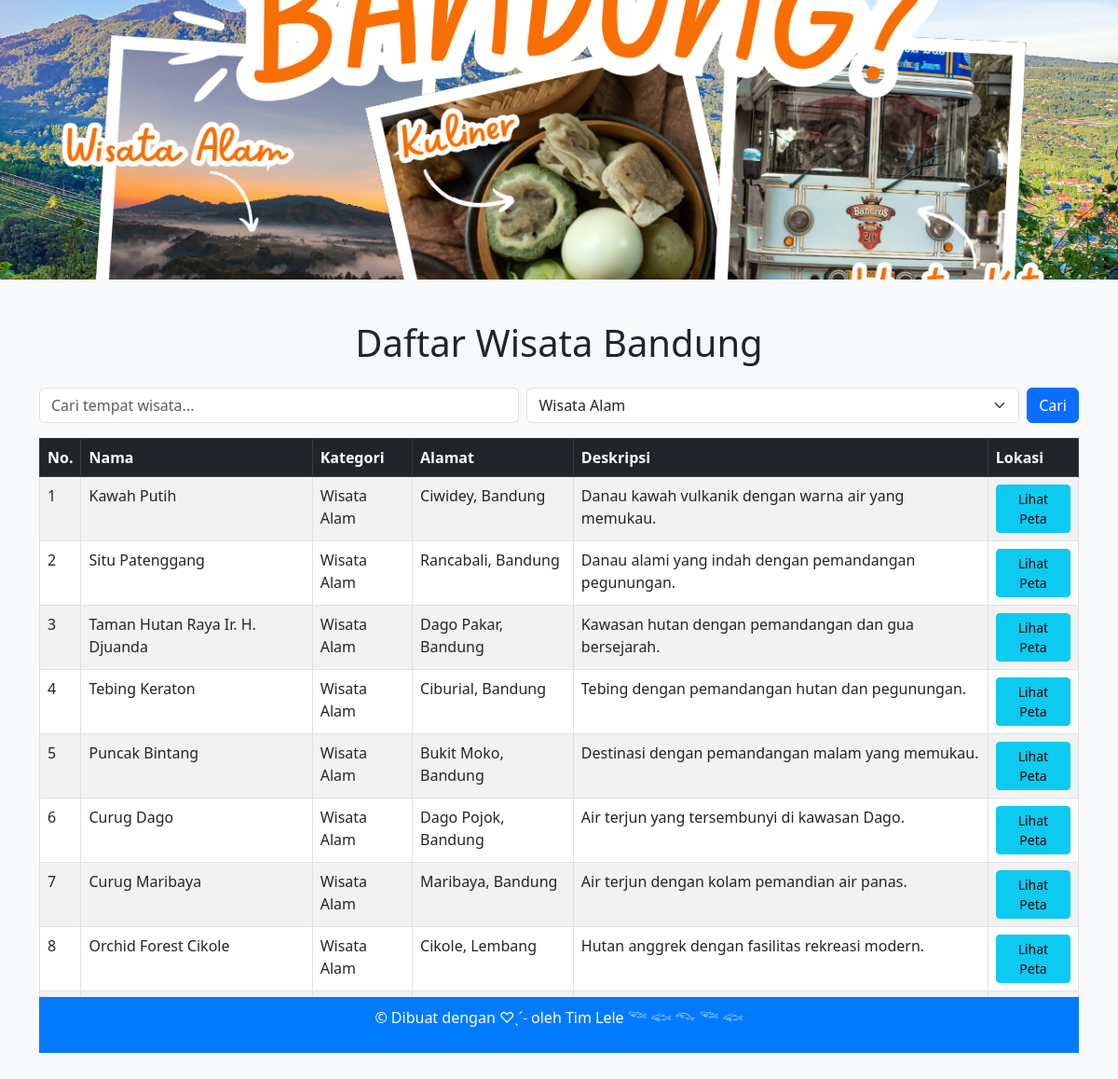
Screenshot of /index1.php?category=Wisata Alam with the database file from the repository.
### tables this page shows
CREATE TABLE `tempat_wisata` (
  `id` int(11) NOT NULL,
  `nama` varchar(255) NOT NULL,
  `kategori` varchar(100) NOT NULL,
  `deskripsi` text NOT NULL,
  `alamat` varchar(255) NOT NULL,
  `latitude` decimal(10,8) NOT NULL,
  `longitude` decimal(11,8) NOT NULL
);

### index1.php (the view, shortened to what this page needs)
<?php
include_once "koneksi.php";
$search = isset($_GET['search']) ? mysqli_real_escape_string($conn, $_GET['search']) : '';
$selected_category = isset($_GET['category']) ? mysqli_real_escape_string($conn, $_GET['category']) : '';
$category_query = "SELECT DISTINCT kategori FROM tempat_wisata";
$category_result = mysqli_query($conn, $category_query);
$query = "SELECT * FROM tempat_wisata";
$conditions = [];
if (!empty($selected_category)) {
    $conditions[] = "kategori = '$selected_category'";
}
if (count($conditions) > 0) {
    $query .= " WHERE " . implode(' AND ', $conditions);
}
$result = mysqli_query($conn, $query);
?>
<!DOCTYPE html>
<html lang="en">
<head>
  <link href="https://cdn.jsdelivr.net/npm/bootstrap@5.3.0-alpha3/dist/css/bootstrap.min.css" rel="stylesheet">
</head>
<body class="bg-light">
  <div class="slideshow-container">
    <img src="img/wisata2.png" alt="Gambar 2">
  </div>
  <div class="container py-4">
    <h1 class="text-center mb-4">Daftar Wisata Bandung</h1>
    <form method="GET" action="index1.php" class="d-flex mb-3">
        <input type="text" name="search" class="form-control me-2" placeholder="Cari tempat wisata..." value="<?= htmlspecialchars($search) ?>">
        <select name="category" class="form-select me-2">
            <?php while ($category_row = mysqli_fetch_assoc($category_result)): ?>
                <option value="<?= htmlspecialchars($category_row['kategori']) ?>" <?= $selected_category == $category_row['kategori'] ? 'selected' : '' ?>>
                    <?= htmlspecialchars($category_row['kategori']) ?>
                </option>
            <?php endwhile; ?>
        </select>
        <button type="submit" class="btn btn-primary">Cari</button>
    </form>
    <div class="table-wrapper">
        <table class="table table-striped table-bordered">
            <thead class="table-dark">
                <tr>
                    <th>No.</th>
                    <th>Nama</th>
                    <th>Kategori</th>
                    <th>Alamat</th>
                    <th>Deskripsi</th>
                    <th>Lokasi</th>
                </tr>
            </thead>
            <tbody>
                <?php
                if ($result && mysqli_num_rows($result) > 0) {
                    $no = 1;
                    while ($row = mysqli_fetch_assoc($result)) {
                        echo "<tr>
                                <td>{$no}</td>
                                <td>{$row['nama']}</td>
                                <td>{$row['kategori']}</td>
                                <td>{$row['alamat']}</td>
                                <td>{$row['deskripsi']}</td>
                                <td><a href='peta.php?id={$row['id']}' class='btn btn-info btn-sm'>Lihat Peta</a></td>
                          </tr>";
                    $no++;
                }
            } else {
                echo "<tr><td colspan='6' class='text-center'>Tidak ada data ditemukan.</td></tr>";
            }
            ?>
        </tbody>
    </table>
</div>
<?php include 'footer.php'; ?>
</body>
</html>

### index1.php (style rules this page uses)
.slideshow-container { position: relative; width: 100%; height: 300px; overflow: hidden; margin-bottom: 20px; }
.slideshow-container img { width: 100%; height: 100%; object-fit: cover; position: absolute; animation: fade 10s infinite; }
.slideshow-container img:nth-child(2) { animation-delay: 3s; }
.table-wrapper { max-height: 600px; overflow-y: auto; width: 100%; max-width: 100%; }

### rows the page displays
tempat_wisata: nama "Kawah Putih", kategori "Wisata Alam", alamat "Ciwidey, Bandung", deskripsi "Danau kawah vulkanik dengan warna air yang memukau."
tempat_wisata: nama "Situ Patenggang", kategori "Wisata Alam", alamat "Rancabali, Bandung", deskripsi "Danau alami yang indah dengan pemandangan pegunungan."
tempat_wisata: nama "Taman Hutan Raya Ir. H. Djuanda", kategori "Wisata Alam", alamat "Dago Pakar, Bandung", deskripsi "Kawasan hutan dengan pemandangan dan gua bersejarah."
tempat_wisata: nama "Tebing Keraton", kategori "Wisata Alam", alamat "Ciburial, Bandung", deskripsi "Tebing dengan pemandangan hutan dan pegunungan."
tempat_wisata: nama "Puncak Bintang", kategori "Wisata Alam", alamat "Bukit Moko, Bandung", deskripsi "Destinasi dengan pemandangan malam yang memukau."
tempat_wisata: nama "Curug Dago", kategori "Wisata Alam", alamat "Dago Pojok, Bandung", deskripsi "Air terjun yang tersembunyi di kawasan Dago."
tempat_wisata: nama "Curug Maribaya", kategori "Wisata Alam", alamat "Maribaya, Bandung", deskripsi "Air terjun dengan kolam pemandian air panas."
tempat_wisata: nama "Orchid Forest Cikole", kategori "Wisata Alam", alamat "Cikole, Lembang", deskripsi "Hutan anggrek dengan fasilitas rekreasi modern."

### other values shown
form field category "Wisata Alam"
